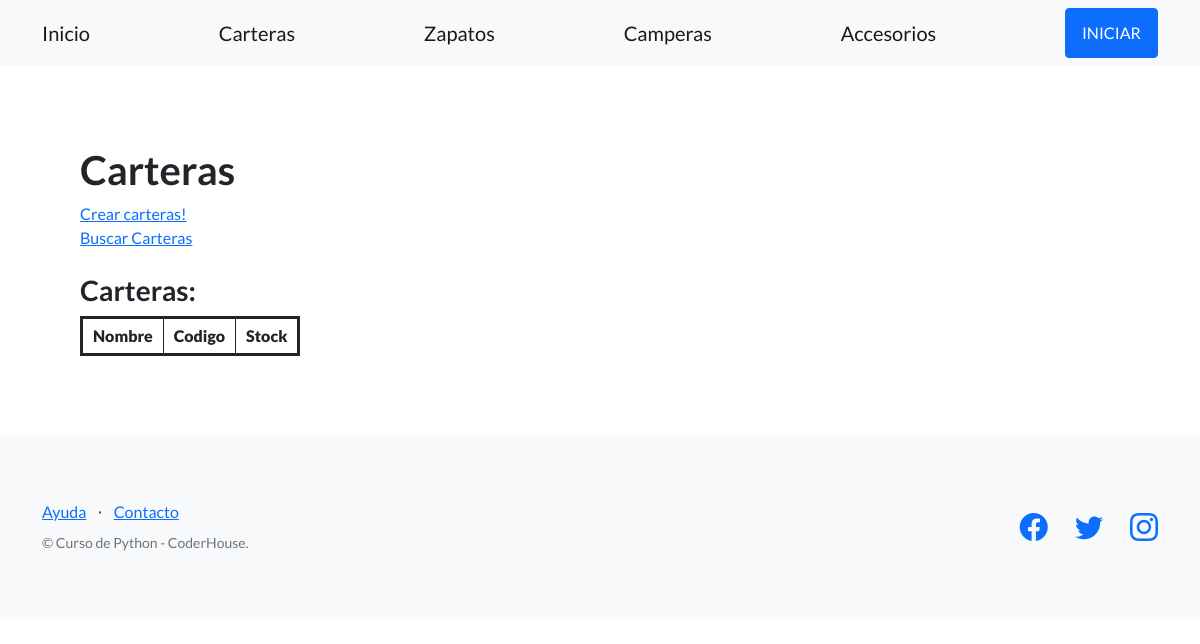
/tienda-online/carteras/, run on an earlier commit of the app's database.
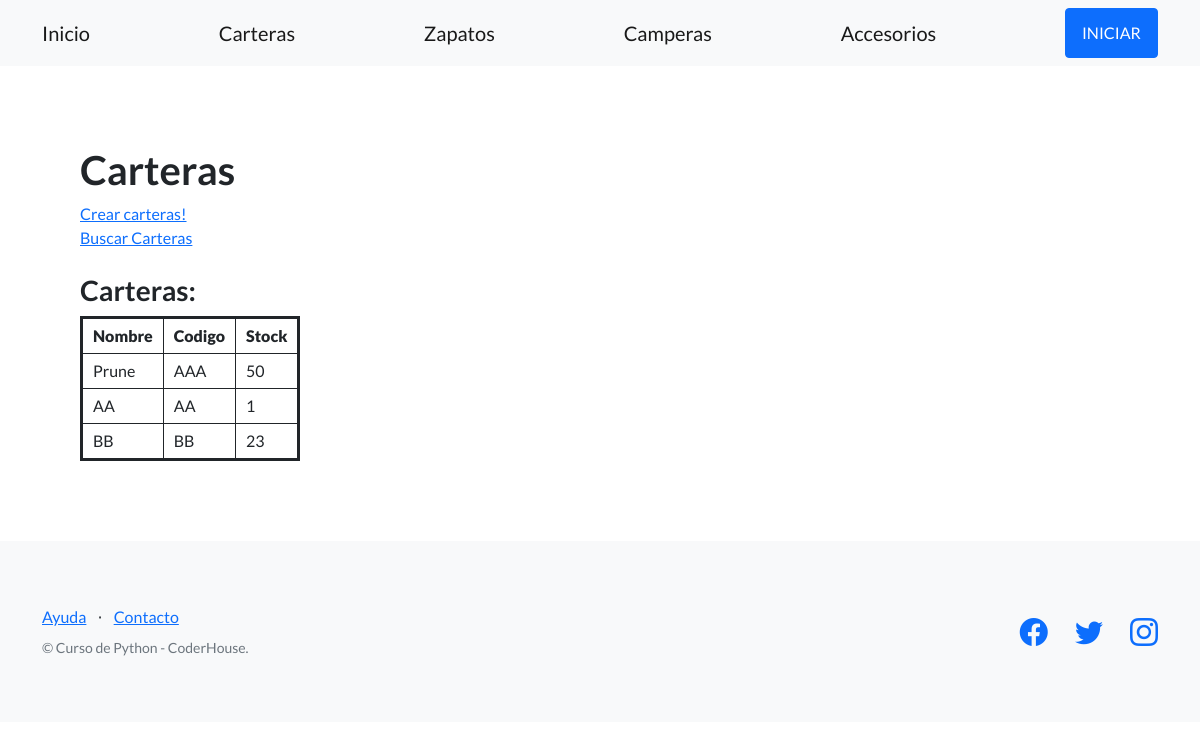
And on a later commit of the database.
### apponline/models.py (models this page shows, shortened)
class Carteras(models.Model):
    nombre = models.CharField(max_length=128)
    codigo= models.CharField(max_length=128)
    stock = models.IntegerField()

### apponline/views.py (the view)
# urls.py: path('carteras/', views.carteras, name="carteras"),
def carteras(request):
      carteras = Carteras.objects.all()
      return render(request, "apponline/carteras.html", {'carteras': carteras})

### apponline/templates/apponline/carteras.html (shortened to what this page needs)
{% extends "apponline/plantilla_base.html" %}
{% block contenido_base %}
<h1>Carteras</h1>
<a href="{% url 'carteras_formulario' %}">Crear carteras!</a>
<br>
<a href="{% url 'busqueda_carteras_form' %}">Buscar Carteras</a>
<br><br>
<h3>Carteras:</h3>
<table class="coder-table">
  <tbody>
    <tr>
      <th>
        <strong>Nombre</strong>
      </th>
      <th>
        <strong>Codigo</strong>
      </th>
      <th>
        <strong>Stock</strong>
      </th>
    </tr>
    {% for cartera in carteras %}
    <tr>
      <td>{{cartera.nombre}}</td>
      <td>{{cartera.codigo}}</td>
      <td>{{cartera.stock}}</td>
    </tr>
    {% endfor %}
  </tbody>
</table>
{% endblock contenido_base %}

What changed in the data, as far as the page shows it:
added Carteras: nombre "Prune", codigo "AAA", stock "50"
added Carteras: nombre "AA", codigo "AA", stock "1"
added Carteras: nombre "BB", codigo "BB", stock "23"
